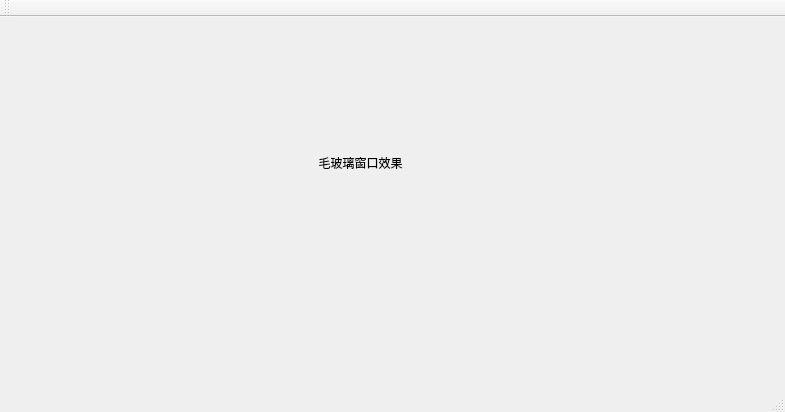
<?xml version="1.0" encoding="UTF-8"?>
<ui version="4.0">
 <class>MainWindow</class>
 <widget class="QMainWindow" name="MainWindow">
  <property name="geometry">
   <rect>
    <x>0</x>
    <y>0</y>
    <width>785</width>
    <height>412</height>
   </rect>
  </property>
  <property name="windowTitle">
   <string>MainWindow</string>
  </property>
  <widget class="QWidget" name="centralWidget">
   <widget class="QLabel" name="label">
    <property name="geometry">
     <rect>
      <x>270</x>
      <y>110</y>
      <width>181</width>
      <height>71</height>
     </rect>
    </property>
    <property name="text">
     <string>毛玻璃窗口效果</string>
    </property>
    <property name="alignment">
     <set>Qt::AlignCenter</set>
    </property>
   </widget>
  </widget>
  <widget class="QMenuBar" name="menuBar">
   <property name="geometry">
    <rect>
     <x>0</x>
     <y>0</y>
     <width>785</width>
     <height>23</height>
    </rect>
   </property>
  </widget>
  <widget class="QToolBar" name="mainToolBar">
   <attribute name="toolBarArea">
    <enum>TopToolBarArea</enum>
   </attribute>
   <attribute name="toolBarBreak">
    <bool>false</bool>
   </attribute>
  </widget>
  <widget class="QStatusBar" name="statusBar"/>
 </widget>
 <layoutdefault spacing="6" margin="11"/>
 <resources/>
 <connections/>
</ui>
